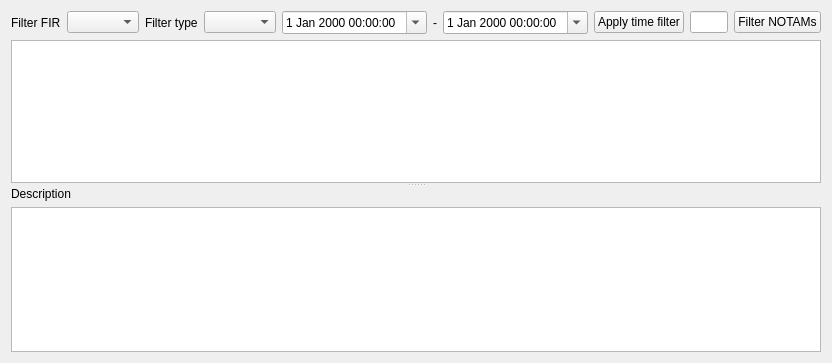
<?xml version="1.0" encoding="UTF-8"?>
<ui version="4.0">
 <class>NotamBrowser</class>
 <widget class="QWidget" name="NotamBrowser">
  <property name="geometry">
   <rect>
    <x>0</x>
    <y>0</y>
    <width>832</width>
    <height>363</height>
   </rect>
  </property>
  <property name="windowTitle">
   <string>NOTAM list</string>
  </property>
  <layout class="QVBoxLayout" name="verticalLayout_2">
   <item>
    <widget class="QSplitter" name="splitter">
     <property name="orientation">
      <enum>Qt::Vertical</enum>
     </property>
     <widget class="QWidget" name="layoutWidget">
      <layout class="QVBoxLayout" name="verticalLayout_3">
       <item>
        <layout class="QHBoxLayout" name="horizontalLayout">
         <item>
          <widget class="QLabel" name="label_3">
           <property name="text">
            <string>Filter FIR</string>
           </property>
          </widget>
         </item>
         <item>
          <widget class="QComboBox" name="firFilter"/>
         </item>
         <item>
          <widget class="QLabel" name="label_4">
           <property name="text">
            <string>Filter type</string>
           </property>
          </widget>
         </item>
         <item>
          <widget class="QComboBox" name="natureFilter"/>
         </item>
         <item>
          <widget class="QDateTimeEdit" name="fromDateFilter">
           <property name="calendarPopup">
            <bool>true</bool>
           </property>
          </widget>
         </item>
         <item>
          <widget class="QLabel" name="label_5">
           <property name="text">
            <string>-</string>
           </property>
          </widget>
         </item>
         <item>
          <widget class="QDateTimeEdit" name="toDateFilter">
           <property name="calendarPopup">
            <bool>true</bool>
           </property>
          </widget>
         </item>
         <item>
          <widget class="QPushButton" name="applyTimeFilter">
           <property name="toolTip">
            <string>Filter NOTAMs by specified text</string>
           </property>
           <property name="statusTip">
            <string>Filter NOTAMs by specified text</string>
           </property>
           <property name="whatsThis">
            <string>Filter NOTAMs by specified text</string>
           </property>
           <property name="text">
            <string>Apply time filter</string>
           </property>
           <property name="checkable">
            <bool>true</bool>
           </property>
          </widget>
         </item>
         <item>
          <widget class="QLineEdit" name="filterEdit"/>
         </item>
         <item>
          <widget class="QPushButton" name="filterAction">
           <property name="statusTip">
            <string>Filter NOTAMs by specified text</string>
           </property>
           <property name="whatsThis">
            <string>Filter NOTAMs by specified text</string>
           </property>
           <property name="text">
            <string>Filter NOTAMs</string>
           </property>
           <property name="checkable">
            <bool>true</bool>
           </property>
          </widget>
         </item>
        </layout>
       </item>
       <item>
        <widget class="QtSqlTableView" name="table">
         <property name="autoScroll">
          <bool>false</bool>
         </property>
         <property name="editTriggers">
          <set>QAbstractItemView::NoEditTriggers</set>
         </property>
         <property name="tabKeyNavigation">
          <bool>true</bool>
         </property>
         <property name="selectionMode">
          <enum>QAbstractItemView::SingleSelection</enum>
         </property>
         <property name="selectionBehavior">
          <enum>QAbstractItemView::SelectRows</enum>
         </property>
         <property name="verticalScrollMode">
          <enum>QAbstractItemView::ScrollPerPixel</enum>
         </property>
        </widget>
       </item>
      </layout>
     </widget>
     <widget class="QWidget" name="layoutWidget_3">
      <layout class="QVBoxLayout" name="verticalLayout">
       <item>
        <widget class="QLabel" name="label">
         <property name="text">
          <string>Description</string>
         </property>
        </widget>
       </item>
       <item>
        <widget class="QTextBrowser" name="description"/>
       </item>
      </layout>
     </widget>
    </widget>
   </item>
  </layout>
 </widget>
 <customwidgets>
  <customwidget>
   <class>QtSqlTableView</class>
   <extends>QTableView</extends>
   <header>qtsqltableview.h</header>
  </customwidget>
 </customwidgets>
 <resources/>
 <connections/>
</ui>
